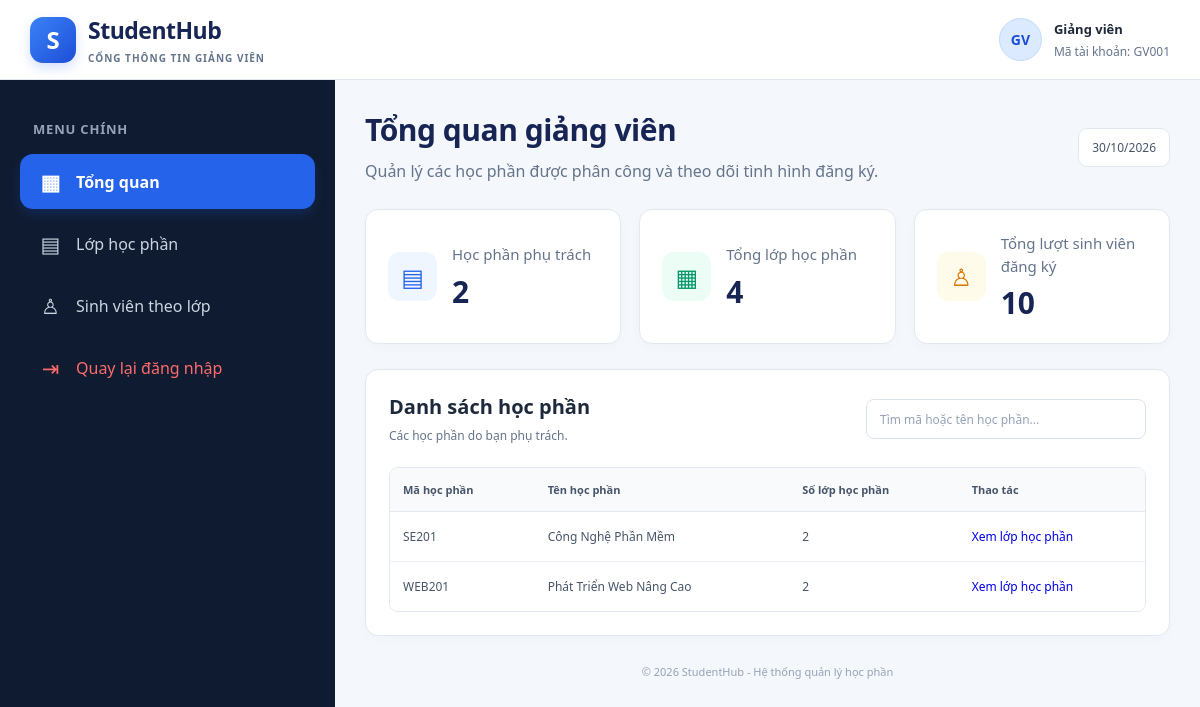
Page /app/Views/giangvien/index.php (signed in) on the committed database.
### tables this page shows
CREATE TABLE `hoc_phan` (
    `id` INT AUTO_INCREMENT PRIMARY KEY,
    `ma_hoc_phan` VARCHAR(20) NOT NULL,
    `ten_hoc_phan` VARCHAR(150) NOT NULL,
    `so_tin_chi` INT NOT NULL,
    `loai_hoc_phan` ENUM('dai_cuong', 'co_so_nganh', 'chuyen_nganh') NOT NULL DEFAULT 'co_so_nganh',
    `hoc_phan_tien_quyet_id` INT NULL,
    `mo_ta` TEXT NULL,
    `dieu_kien_tien_quyet` VARCHAR(255) NOT NULL DEFAULT 'Không có',
    `ngay_tao` DATETIME NOT NULL DEFAULT CURRENT_TIMESTAMP,
    CONSTRAINT `uc_hoc_phan_ma` UNIQUE (`ma_hoc_phan`),
    CONSTRAINT `chk_hoc_phan_tin_chi` CHECK (`so_tin_chi` > 0),
    CONSTRAINT `fk_hoc_phan_tien_quyet` FOREIGN KEY (`hoc_phan_tien_quyet_id`)
        REFERENCES `hoc_phan` (`id`) ON DELETE SET NULL ON UPDATE CASCADE
);

### app/views/giangvien/index.php (the view, shortened to what this page needs)
<?php
$username = $_SESSION['username'];
$tenGiangVien = $_SESSION['tenVaiTro'] ?? 'Giảng viên';
$host = 'localhost';
$dbname = 'studenthub';
$dbUser = 'root';
$dbPass = '123456';
try {
    $pdo = new PDO(
        "mysql:host=$host;dbname=$dbname;charset=utf8mb4",
        $dbUser,
        $dbPass,
        [
            PDO::ATTR_ERRMODE => PDO::ERRMODE_EXCEPTION,
            PDO::ATTR_DEFAULT_FETCH_MODE => PDO::FETCH_ASSOC,
            PDO::ATTR_EMULATE_PREPARES => false
        ]
    );
} catch (PDOException $e) {
    error_log($e->getMessage());
    exit('Không thể kết nối cơ sở dữ liệu StudentHub.');
}
try {
    $currentLecturerId = (int)($_SESSION['user_id'] ?? $_SESSION['nguoi_dung_id'] ?? 0);
    $sql = "
        SELECT
            hp.id AS hoc_phan_id,
            hp.ma_hoc_phan,
            hp.ten_hoc_phan,
            COUNT(DISTINCT lhp.id) AS tong_lop
        FROM hoc_phan hp
        INNER JOIN lop_hoc_phan lhp
            ON lhp.hoc_phan_id = hp.id
        WHERE lhp.giang_vien_id = :current_lecturer_id
        GROUP BY
            hp.id,
            hp.ma_hoc_phan,
            hp.ten_hoc_phan
        ORDER BY hp.ma_hoc_phan
    ";
    $stmt = $pdo->prepare($sql);
    $stmt->execute(['current_lecturer_id' => $currentLecturerId]);
    $classes = $stmt->fetchAll();
    $tongLop = 0;
    $tongSinhVien = 0;
    foreach ($classes as $class) {
        $tongLop += (int)$class['tong_lop'];
    }
    $tongHocPhan = count($classes);
    $sqlSinhVien = "
        SELECT COUNT(
            DISTINCT CONCAT(dk.lop_hoc_phan_id, '-', dk.sinh_vien_id)
        )
        FROM dang_ky_hoc dk
        INNER JOIN lop_hoc_phan lhp
            ON lhp.id = dk.lop_hoc_phan_id
        WHERE lhp.giang_vien_id = :current_lecturer_id
          AND dk.trang_thai = 'dang_ky'
    ";
    $stmtSinhVien = $pdo->prepare($sqlSinhVien);
    $stmtSinhVien->execute(['current_lecturer_id' => $currentLecturerId]);
    $tongSinhVien = (int)$stmtSinhVien->fetchColumn();
} catch (PDOException $e) {
    error_log($e->getMessage());
    exit('Không thể tải danh sách học phần. Vui lòng kiểm tra cấu trúc database.');
}
function e($value): string
{
    return htmlspecialchars(
        (string)($value ?? ''),
        ENT_QUOTES,
        'UTF-8'
    );
}
?>
<!DOCTYPE html>
<html lang="vi">
<head>
    <link rel="stylesheet" href="../../../assets/css/giangvien.css">
</head>
<body class="lecturer-page">
<header class="header">
    <div class="brand">
        <div class="brand-icon">S</div>
        <div>
            <h1>StudentHub</h1>
            <p>CỔNG THÔNG TIN GIẢNG VIÊN</p>
        </div>
    </div>
    <div class="user-info">
        <div class="avatar">GV</div>
        <div>
            <strong><?= e($tenGiangVien) ?></strong>
            <small>Mã tài khoản: <?= e($username) ?></small>
        </div>
    </div>
</header>
<div class="layout">
<aside class="sidebar">
    <p class="menu-title">MENU CHÍNH</p>
    <a href="index.php" class="menu-item active">
        <span>▦</span> Tổng quan
    </a>
    <a href="lop_hoc_phan.php" class="menu-item">
        <span>▤</span> Lớp học phần
    </a>
    <a href="sinh_vien.php" class="menu-item">
        <span>♙</span> Sinh viên theo lớp
    </a>
    <a href="../../../public/index.php" class="menu-item logout">
        <span>⇥</span> Quay lại đăng nhập
    </a>
</aside>
    <main class="main-content">
        <div class="page-heading">
            <div>
                <h2>Tổng quan giảng viên</h2>
                <p>
                    Quản lý các học phần được phân công
                    và theo dõi tình hình đăng ký.
                </p>
            </div>
            <span class="today" id="today"></span>
        </div>
        <section class="stats">
            <div class="stat-card">
                <div class="stat-icon blue">▤</div>
                <div>
                    <p>Học phần phụ trách</p>
                    <h3><?= $tongHocPhan ?></h3>
                </div>
            </div>
            <div class="stat-card">
                <div class="stat-icon green">▦</div>
                <div>
                    <p>Tổng lớp học phần</p>
                    <h3><?= $tongLop ?></h3>
                </div>
            </div>
            <div class="stat-card">
                <div class="stat-icon orange">♙</div>
                <div>
                    <p>Tổng lượt sinh viên đăng ký</p>
                    <h3><?= $tongSinhVien ?></h3>
                </div>
            </div>
        </section>
        <section class="panel">
            <div class="panel-heading">
                <div>
                    <h3>Danh sách học phần</h3>
                    <p>Các học phần do bạn phụ trách.</p>
                </div>
                <input
                    type="search"
                    id="searchClass"
                    placeholder="Tìm mã hoặc tên học phần..."
                    aria-label="Tìm học phần"
                >
            </div>
            <div class="table-wrapper">
                <table>
                    <thead>
                        <tr>
                            <th>Mã học phần</th>
                            <th>Tên học phần</th>
                            <th>Số lớp học phần</th>
                            <th>Thao tác</th>
                        </tr>
                    </thead>
                    <tbody id="classTable">
                    <?php if (empty($classes)): ?>
                        <tr>
                            <td colspan="4" class="empty">
                                Chưa có học phần được phân công.
                            </td>
                        </tr>
                    <?php else: ?>
                        <?php foreach ($classes as $class): ?>
                            <tr>
                                <td>
                                    <?= e($class['ma_hoc_phan']) ?>
                                </td>
                                <td>
                                    <?= e($class['ten_hoc_phan']) ?>
                                </td>
                                <td>
                                    <?= (int)$class['tong_lop'] ?>
                                </td>
                                <td>
                                    <a href="lop_hoc_phan.php?hoc_phan_id=<?= (int)$class['hoc_phan_id'] ?>">
                                        Xem lớp học phần
                                    </a>
                                </td>
                            </tr>
                        <?php endforeach; ?>
                    <?php endif; ?>
                    </tbody>
                </table>
            </div>
        </section>
        <footer>
            © 2026 StudentHub - Hệ thống quản lý học phần
        </footer>
    </main>
</div>
</body>
</html>

### rows in the picture
hoc_phan: ma_hoc_phan "SE201", ten_hoc_phan "Công Nghệ Phần Mềm", tong_lop "2"
hoc_phan: ma_hoc_phan "WEB201", ten_hoc_phan "Phát Triển Web Nâng Cao", tong_lop "2"

### other values in the picture
$tenGiangVien "Giảng viên"
$username "GV001"
$tongHocPhan "2"
$tongLop "4"
$tongSinhVien "10"
